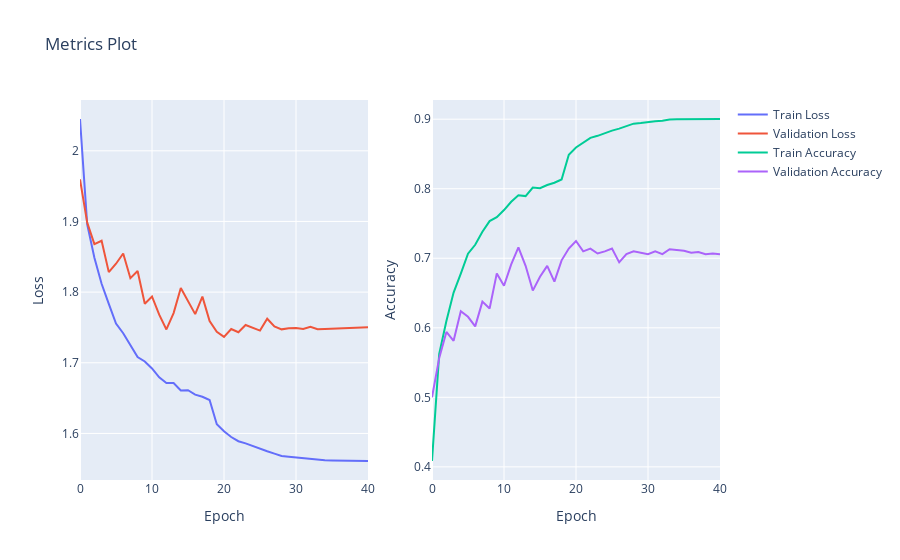

The notebook cell this image was saved under:
### Code cell
trainer.training_graph()

### Figure 1 — Plotly figure (JSON) as saved in the notebook; plotly's stock layout.template omitted (floating-point values rounded to 4 significant figures; data arrays with more than 128 entries replaced by an {"elided": "..."} marker saying what was removed)
{"data": [{"mode": "lines", "name": "Train Loss", "type": "scatter", "x": {"elided": "1000 int values"}, "xaxis": "x", "y": [2.045, 1.896, 1.849, 1.812, 1.783, 1.756, 1.742, 1.726, 1.708, 1.702, 1.692, 1.679, 1.671, 1.671, 1.661, 1.661, 1.655, 1.652, 1.647, 1.613, 1.603, 1.595, 1.589, 1.586, 1.582, 1.578, 1.575, 1.571, 1.568, 1.567, 1.566, 1.565, 1.564, 1.562, 1.562, 1.562, 1.562, 1.561, 1.561, 1.561, 1.561], "yaxis": "y"}, {"mode": "lines", "name": "Validation Loss", "type": "scatter", "x": {"elided": "1000 int values"}, "xaxis": "x", "y": [1.96, 1.898, 1.868, 1.873, 1.828, 1.84, 1.855, 1.82, 1.83, 1.784, 1.794, 1.768, 1.747, 1.77, 1.806, 1.786, 1.769, 1.794, 1.759, 1.744, 1.737, 1.748, 1.743, 1.753, 1.749, 1.745, 1.762, 1.751, 1.747, 1.749, 1.749, 1.748, 1.751, 1.747, 1.748, 1.748, 1.748, 1.749, 1.75, 1.75, 1.75], "yaxis": "y"}, {"mode": "lines", "name": "Train Accuracy", "type": "scatter", "x": {"elided": "1000 int values"}, "xaxis": "x2", "y": [0.4084, 0.5625, 0.6098, 0.6507, 0.678, 0.7065, 0.7194, 0.7382, 0.7534, 0.7591, 0.7693, 0.7812, 0.7905, 0.7894, 0.8016, 0.8008, 0.8054, 0.8086, 0.8134, 0.8489, 0.8593, 0.8666, 0.8731, 0.8761, 0.8802, 0.8836, 0.8865, 0.8902, 0.8936, 0.8945, 0.8961, 0.8971, 0.8977, 0.8997, 0.8999, 0.8999, 0.9, 0.9, 0.9, 0.9003, 0.9003], "yaxis": "y2"}, {"mode": "lines", "name": "Validation Accuracy", "type": "scatter", "x": {"elided": "1000 int values"}, "xaxis": "x2", "y": [0.5, 0.5564, 0.5941, 0.5812, 0.6238, 0.6158, 0.602, 0.6376, 0.6277, 0.6782, 0.6604, 0.6911, 0.7158, 0.6891, 0.6535, 0.6733, 0.6891, 0.6663, 0.697, 0.7139, 0.7248, 0.7099, 0.7139, 0.7069, 0.7099, 0.7139, 0.6941, 0.7059, 0.7099, 0.7079, 0.7059, 0.7099, 0.7059, 0.7129, 0.7119, 0.7109, 0.7079, 0.7089, 0.7059, 0.7069, 0.7059], "yaxis": "y2"}], "layout": {"title": {"text": "Metrics Plot"}, "xaxis": {"anchor": "y", "domain": [0, 0.45], "title": {"text": "Epoch"}}, "xaxis2": {"anchor": "y2", "domain": [0.55, 1], "title": {"text": "Epoch"}}, "yaxis": {"anchor": "x", "domain": [0, 1], "title": {"text": "Loss"}}, "yaxis2": {"anchor": "x2", "domain": [0, 1], "title": {"text": "Accuracy"}}}}
